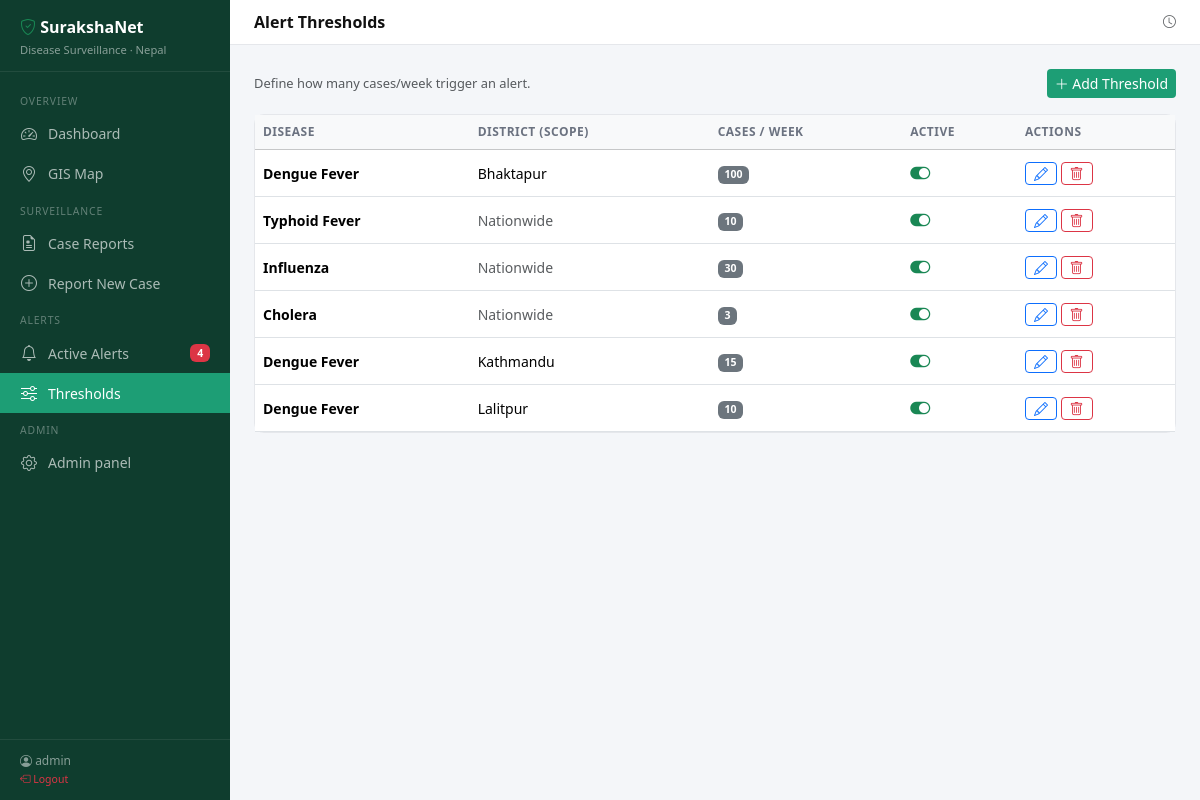
/thresholds/ (signed in), run on the app's committed database.
### surveillance/models.py (models this page shows, shortened)
class AlertThreshold(models.Model):
    disease = models.ForeignKey(Disease, on_delete=models.CASCADE, related_name='thresholds')
    district = models.ForeignKey(District, on_delete=models.CASCADE, related_name='thresholds', null=True, blank=True,
                                  help_text='Leave blank for nationwide threshold')
    cases_per_week = models.PositiveIntegerField(default=10)
    is_active = models.BooleanField(default=True)
    class Meta:
        unique_together = ['disease', 'district']

class Disease(models.Model):
    SEVERITY_CHOICES = [
        ('low', 'Low'),
        ('medium', 'Medium'),
        ('high', 'High'),
        ('critical', 'Critical'),
    ]
    name = models.CharField(max_length=100)
    code = models.CharField(max_length=20, unique=True)
    description = models.TextField(blank=True)
    default_severity = models.CharField(max_length=10, choices=SEVERITY_CHOICES, default='low')
    is_notifiable = models.BooleanField(default=True)
    incubation_period_days = models.PositiveIntegerField(default=7)
    class Meta:
        ordering = ['name']

class District(models.Model):
    name = models.CharField(max_length=100)
    province = models.ForeignKey(Province, on_delete=models.CASCADE, related_name='districts')
    latitude = models.DecimalField(max_digits=9, decimal_places=6)
    longitude = models.DecimalField(max_digits=9, decimal_places=6)
    population = models.PositiveIntegerField(default=0)
    class Meta:
        ordering = ['name']

### surveillance/views.py (the view)
# urls.py: path('thresholds/', views.threshold_list, name='threshold_list'),
@login_required
def threshold_list(request):
    thresholds = AlertThreshold.objects.select_related('disease', 'district').all()
    return render(request, 'surveillance/threshold_list.html', {'thresholds': thresholds})

### surveillance/context_processors.py (called while the page is built)
def alert_count(request):
    if request.user.is_authenticated:
        count = Alert.objects.filter(status='active').count()
        return {'active_alert_count': count}
    return {'active_alert_count': 0}

### surveillance/templates/surveillance/threshold_list.html (shortened to what this page needs)
{% extends "surveillance/base.html" %}
{% block page_title %}Alert Thresholds{% endblock %}
{% block content %}
<div class="d-flex justify-content-between align-items-center mb-3">
  <span class="text-muted small">Define how many cases/week trigger an alert.</span>
  <a href="{% url 'threshold_create' %}" class="btn btn-brand btn-sm">
    <i class="bi bi-plus-lg"></i> Add Threshold
  </a>
</div>
<div class="card">
  <div class="table-responsive">
    <table class="table table-hover mb-0">
      <thead class="table-light">
        <tr>
          <th>Disease</th>
          <th>District (scope)</th>
          <th>Cases / Week</th>
          <th>Active</th>
          <th>Actions</th>
        </tr>
      </thead>
      <tbody>
        {% for t in thresholds %}
        <tr>
          <td class="fw-semibold">{{ t.disease.name }}</td>
          <td>{{ t.district.name|default:"<span class='text-muted'>Nationwide</span>" }}</td>
          <td><span class="badge bg-secondary">{{ t.cases_per_week }}</span></td>
          <td>
            {% if t.is_active %}
              <i class="bi bi-toggle-on text-success fs-5"></i>
            {% else %}
              <i class="bi bi-toggle-off text-muted fs-5"></i>
            {% endif %}
          </td>
          <td>
            <a href="{% url 'threshold_edit' t.pk %}" class="btn btn-sm btn-outline-primary py-0 px-2">
              <i class="bi bi-pencil"></i>
            </a>
            <a href="{% url 'threshold_delete' t.pk %}" class="btn btn-sm btn-outline-danger py-0 px-2">
              <i class="bi bi-trash"></i>
            </a>
          </td>
        </tr>
        {% endfor %}
      </tbody>
    </table>
  </div>
</div>
{% endblock %}

### surveillance/templates/surveillance/base.html (shortened to what this page needs)
<!DOCTYPE html>
<html lang="en">
<head>
  <link href="https://cdn.jsdelivr.net/npm/bootstrap@5.3.2/dist/css/bootstrap.min.css" rel="stylesheet">
  <link href="https://cdn.jsdelivr.net/npm/bootstrap-icons@1.11.3/font/bootstrap-icons.min.css" rel="stylesheet">
  <link rel="stylesheet" href="https://unpkg.com/leaflet@1.9.4/dist/leaflet.css">
</head>
<body>
{% if user.is_authenticated %}
<nav id="sidebar">
  <div class="sidebar-brand">
    <h5><i class="bi bi-shield-check text-success"></i> SurakshaNet</h5>
    <small>Disease Surveillance · Nepal</small>
  </div>
  <div class="sidebar-nav">
    <div class="nav-section-label">Overview</div>
    <a href="{% url 'dashboard' %}" class="nav-link {% if request.resolver_match.url_name == 'dashboard' %}active{% endif %}">
      <i class="bi bi-speedometer2"></i> Dashboard
    </a>
    <a href="{% url 'map' %}" class="nav-link {% if request.resolver_match.url_name == 'map' %}active{% endif %}">
      <i class="bi bi-geo-alt"></i> GIS Map
    </a>
    <div class="nav-section-label">Surveillance</div>
    <a href="{% url 'case_list' %}" class="nav-link {% if 'case' in request.resolver_match.url_name %}active{% endif %}">
      <i class="bi bi-file-earmark-medical"></i> Case Reports
    </a>
    <a href="{% url 'case_create' %}" class="nav-link">
      <i class="bi bi-plus-circle"></i> Report New Case
    </a>
    <div class="nav-section-label">Alerts</div>
    <a href="{% url 'alert_list' %}" class="nav-link {% if 'alert' in request.resolver_match.url_name %}active{% endif %}">
      <i class="bi bi-bell"></i> Active Alerts
      {% with count=active_alert_count %}
        {% if count %}<span class="badge bg-danger ms-auto">{{ count }}</span>{% endif %}
      {% endwith %}
    </a>
    <a href="{% url 'threshold_list' %}" class="nav-link {% if 'threshold' in request.resolver_match.url_name %}active{% endif %}">
      <i class="bi bi-sliders"></i> Thresholds
    </a>
    <div class="nav-section-label">Admin</div>
    <a href="/admin/" class="nav-link"><i class="bi bi-gear"></i> Admin panel</a>
  </div>
  <div class="sidebar-footer">
    <i class="bi bi-person-circle"></i> {{ user.get_full_name|default:user.username }}<br>
    <a href="{% url 'logout' %}" class="text-danger text-decoration-none small">
      <i class="bi bi-box-arrow-left"></i> Logout
    </a>
  </div>
</nav>
<div id="main">
  <div class="topbar">
    <span class="topbar-title">{% block page_title %}Dashboard{% endblock %}</span>
    <div class="d-flex align-items-center gap-3">
      <span class="text-muted small"><i class="bi bi-clock"></i> {{ now|date:"D, d M Y" }}</span>
    </div>
  </div>
  <div class="page-body">
    {% block content %}{% endblock %}
  </div>
</div>
{% else %}
  {% block auth_content %}{% endblock %}
{% endif %}
</body>
</html>

### surveillance/templates/surveillance/base.html (style rules this page uses)
:root { --sidebar-width: 230px; --brand-green: #1D9E75; --brand-dark: #0f3d2e; --brand-red: #E24B4A; --brand-amber: #EF9F27; }
body { background: #f4f6f9; font-size: 0.92rem; }
#sidebar { position: fixed; top: 0; left: 0; height: 100vh; width: var(--sidebar-width); background: var(--brand-dark); display: flex; flex-direction: column; z-index: 1000; overflow-y: auto; }
.sidebar-brand { padding: 18px 20px 12px; border-bottom: 1px solid rgba(255,255,255,0.08); }
.sidebar-brand h5 { color: #fff; font-weight: 600; margin: 0; font-size: 1rem; }
.sidebar-brand small { color: rgba(255,255,255,0.5); font-size: 0.7rem; }
.sidebar-nav { padding: 12px 0; flex: 1; }
.nav-section-label { font-size: 0.65rem; text-transform: uppercase; letter-spacing: .08em; color: rgba(255,255,255,0.35); padding: 10px 20px 4px; }
.sidebar-nav .nav-link { color: rgba(255,255,255,0.65); padding: 8px 20px; border-radius: 0; display: flex; align-items: center; gap: 10px; font-size: 0.875rem; transition: all 0.15s; }
.sidebar-nav .nav-link.active { color: #fff; background: var(--brand-green); }
.sidebar-nav .nav-link i { font-size: 1rem; width: 18px; text-align: center; }
.sidebar-footer { padding: 12px 20px; border-top: 1px solid rgba(255,255,255,0.08); color: rgba(255,255,255,0.5); font-size: 0.75rem; }
#main { margin-left: var(--sidebar-width); min-height: 100vh; }
.topbar { background: #fff; border-bottom: 1px solid #e5e7eb; padding: 10px 24px; display: flex; align-items: center; justify-content: space-between; position: sticky; top: 0; z-index: 100; }
.topbar-title { font-weight: 600; font-size: 1rem; color: #111; }
.page-body { padding: 24px; }
.card { border: 1px solid #e5e7eb; border-radius: 10px; }
.table th { font-size: 0.75rem; text-transform: uppercase; letter-spacing:.04em; color: #6b7280; font-weight: 600; }
.table td { vertical-align: middle; font-size: 0.875rem; }
.btn-brand { background: var(--brand-green); color: #fff; border: none; }

### data on the page
AlertThreshold: disease.name "Dengue Fever", district.name "Bhaktapur", cases_per_week "100", is_active True (drawn)
AlertThreshold: disease.name "Typhoid Fever", district.name "Nationwide", cases_per_week "10", is_active True (drawn)
AlertThreshold: disease.name "Influenza", district.name "Nationwide", cases_per_week "30", is_active True (drawn)
AlertThreshold: disease.name "Cholera", district.name "Nationwide", cases_per_week "3", is_active True (drawn)
AlertThreshold: disease.name "Dengue Fever", district.name "Kathmandu", cases_per_week "15", is_active True (drawn)
AlertThreshold: disease.name "Dengue Fever", district.name "Lalitpur", cases_per_week "10", is_active True (drawn)

### other printed values
{{ count }} "4"
{{ user.get_full_name|default:user.username }} "admin"
